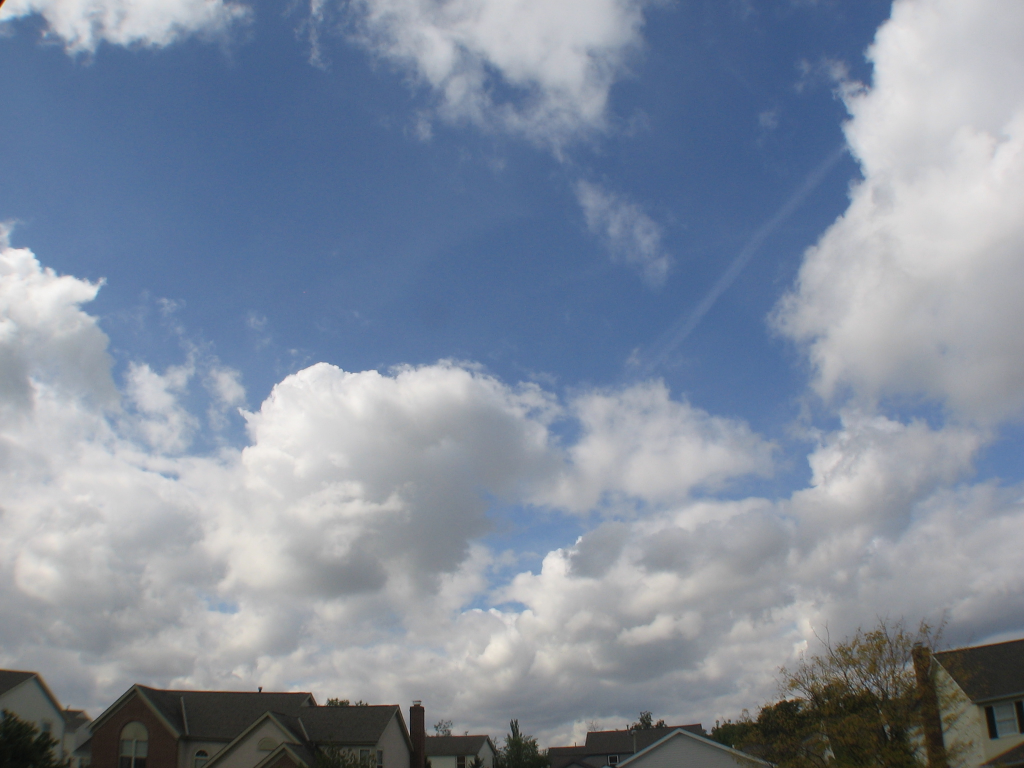
#> input picture 2013-10-01-16-17-12.jpg, 2048 x 1536 px (shown at 1/2 size)
$ python hist3.py
#> lines starting #> are read from the running program, lines starting #| are printed output that depends on the picture
#> further down, skyimg is the input picture: PIL image 2048x1536 RGB; mean R, G, B 129, 140.4, 157.3
#> in compose_histogram, `combimg = Image.new("RGB", (1920, 1080))`: combimg: PIL image 1920x1080 RGB; every value is 0
#!/usr/bin/env python
#coding:utf-8

# Introduce creating a new image and pasting other images
# into it using Image.new() and resize and paste method
# on Image object

from PIL import Image, ImageOps


def is_RGB(image):
    return image.mode == "RGB"

def get_histogram(image):
    # Histogram will only work on RGB type
    if not is_RGB(image):
        raise Exception("Not RGB mode")

    hg = image.histogram()
    # Returns a 768 member array with counts of R, G, B values
    rhg = hg[0:256]
    ghg = hg[256:512]
    bhg = hg[512:]
    return rhg, ghg, bhg


def get_RGB_split_inverted(image):
    if not is_RGB(image):
        raise Exception("Not RGB mode")

    image_r, image_g, image_b = image.split()
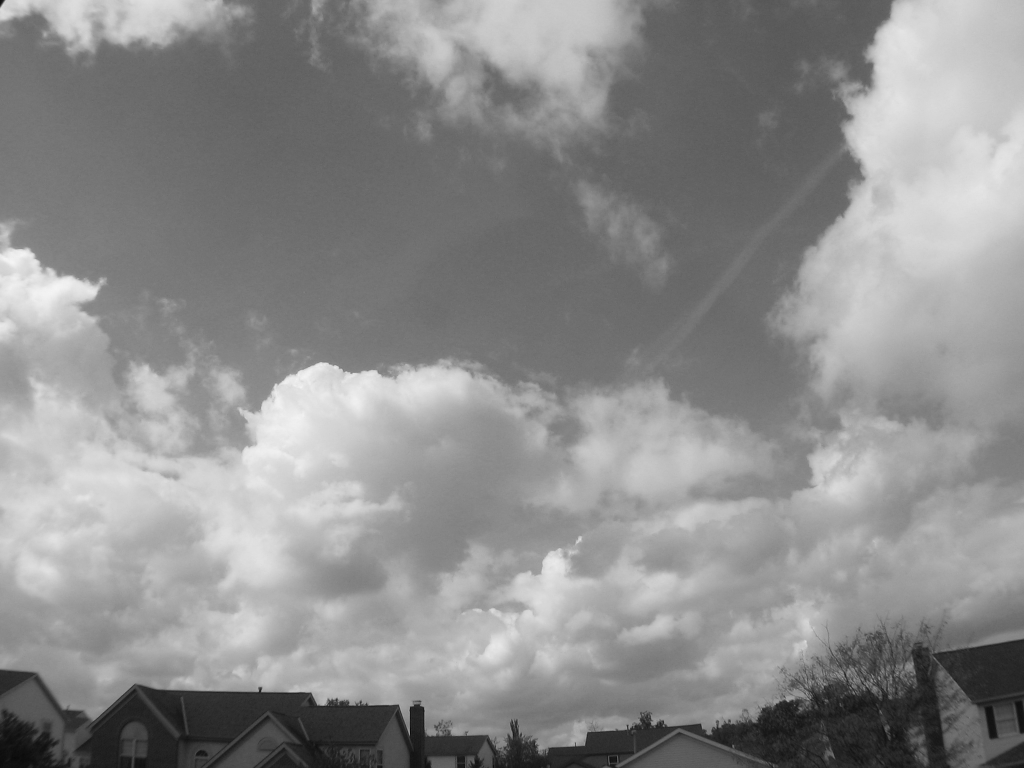
#> image_g: PIL image 2048x1536 L (shown at 1/2 size); min 0, max 246, mean 140.4
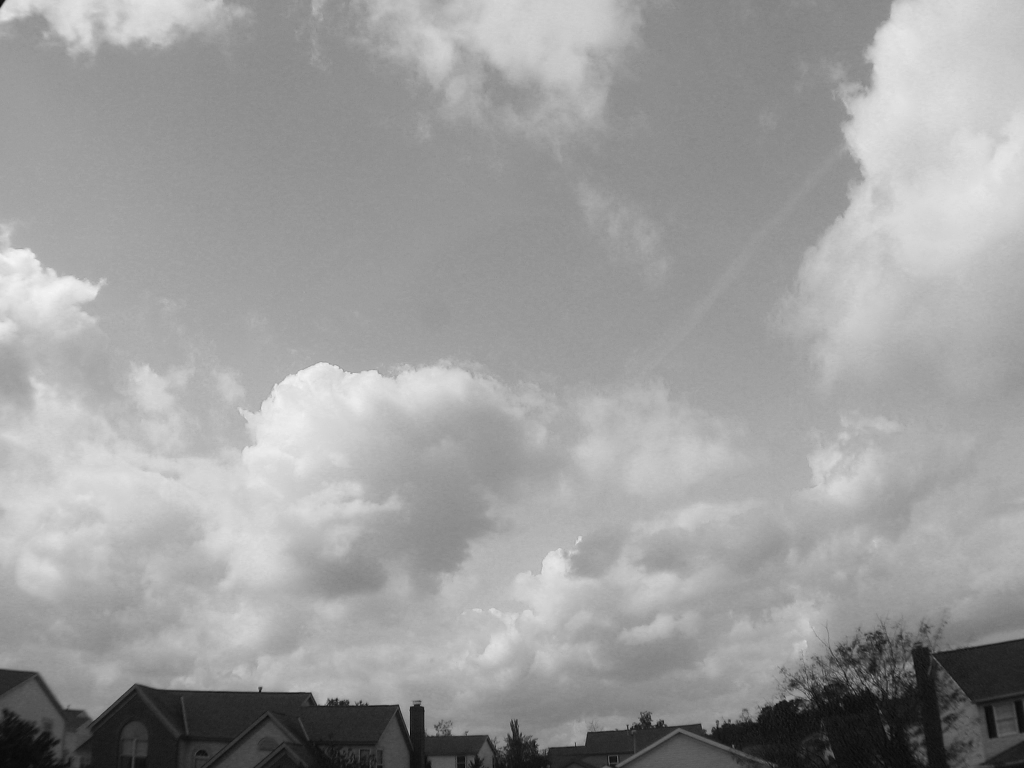
#> image_b: PIL image 2048x1536 L (shown at 1/2 size); min 0, max 246, mean 157.3
    image_rn = ImageOps.invert(image_r)
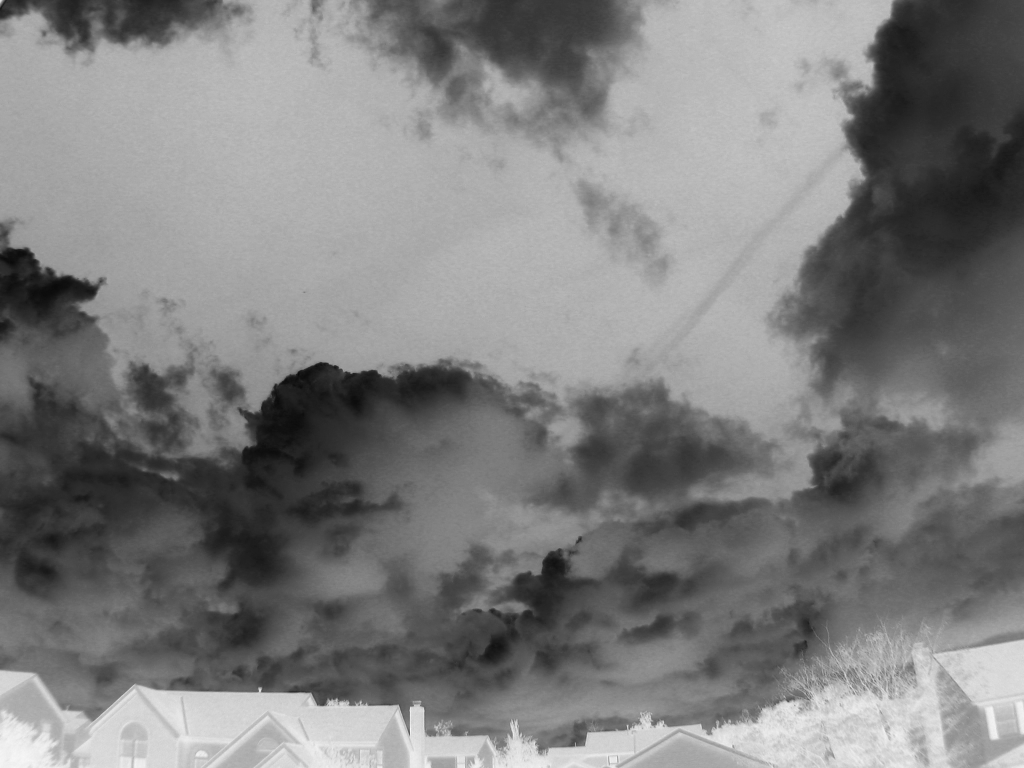
#> image_rn: PIL image 2048x1536 L (shown at 1/2 size); min 6, max 252, mean 126
    image_gn = ImageOps.invert(image_g)
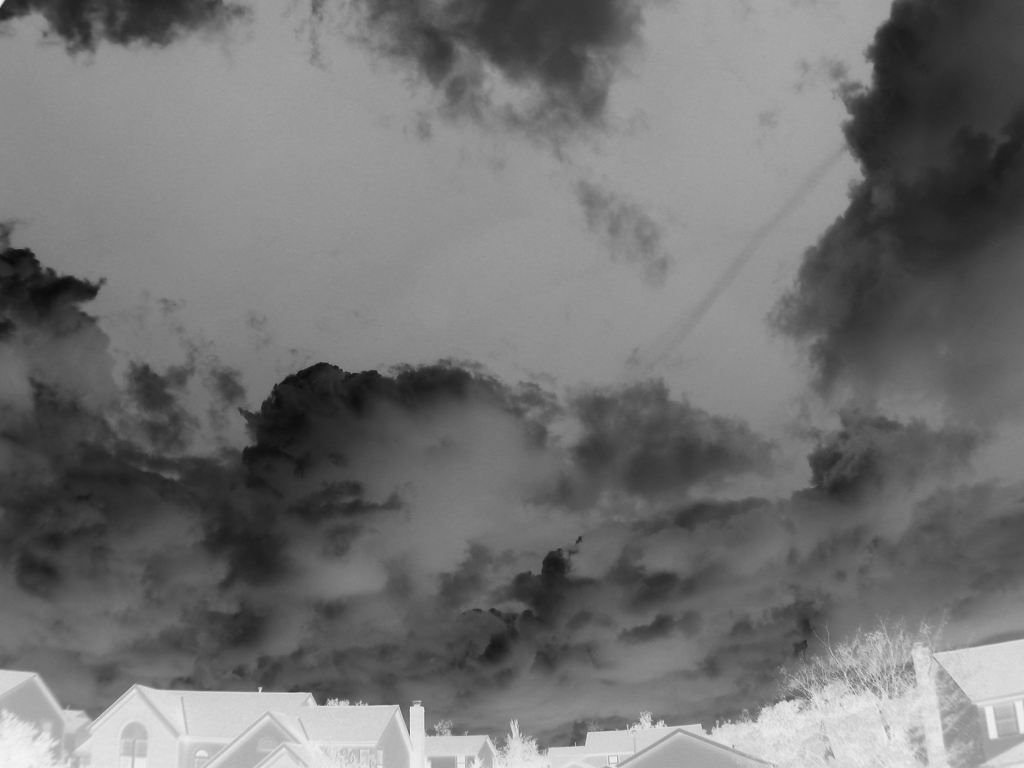
#> image_gn: PIL image 2048x1536 L (shown at 1/2 size); min 9, max 255, mean 114.6
    image_bn = ImageOps.invert(image_b)
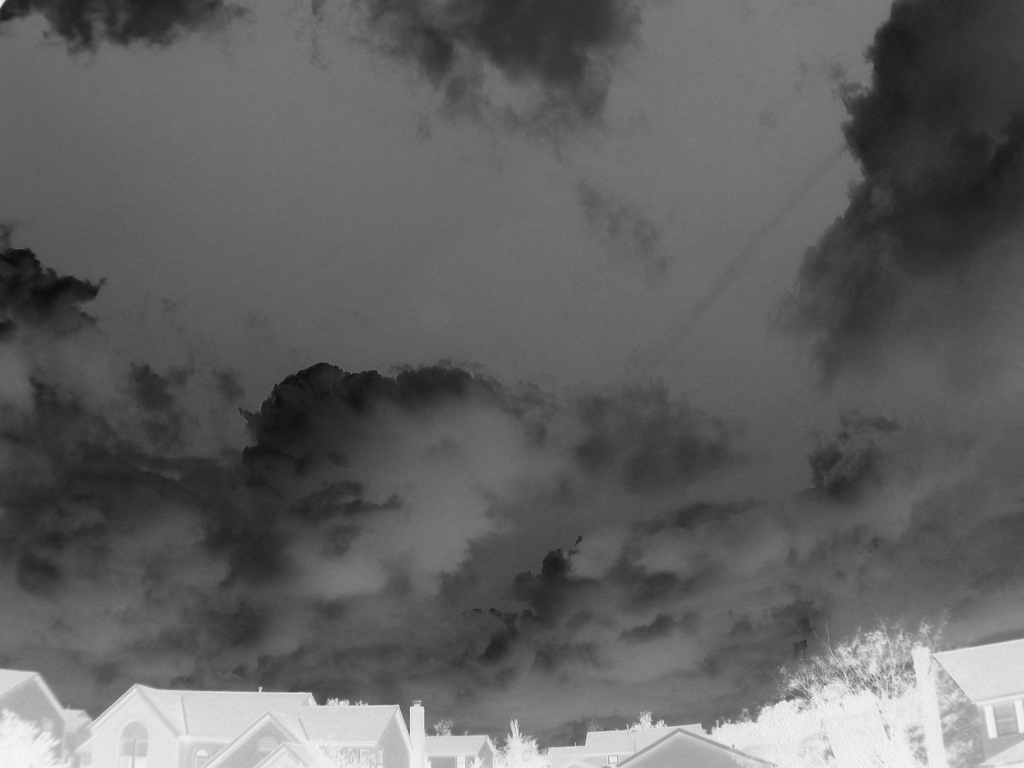
#> image_bn: PIL image 2048x1536 L (shown at 1/2 size); min 9, max 255, mean 97.7

    return image_rn, image_gn, image_bn

def compose_histogram(image):
    # Will create a 1080p picture composed of 4:3 original and R, G, B breakouts inverted
    if not is_RGB(image):
        raise Exception("Not RGB mode")

    # Create a new image of 1080p size
    combimg = Image.new("RGB", (1920, 1080))

    # Resize the main image and paste into right size
    combimg.paste(image.resize((1440, 1080)), (480, 0))

    # Get the rgb components, resize to 480x360 and stack on left
    skyimg_r, skyimg_g, skyimg_b = get_RGB_split_inverted(image)
    combimg.paste(skyimg_r.resize((480, 360)), (0, 0))
    combimg.paste(skyimg_g.resize((480, 360)), (0, 360))
    combimg.paste(skyimg_b.resize((480, 360)), (0, 720))
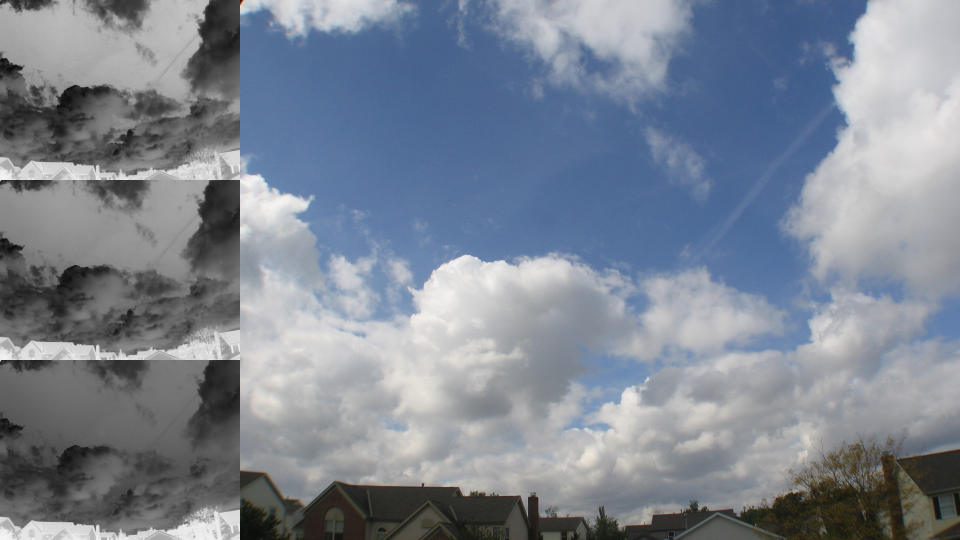
#> combimg: PIL image 1920x1080 RGB (shown at 1/2 size); mean R, G, B 125, 133.5, 146.2

    return combimg


if __name__ == '__main__':
    # Open the image
    skyimg = Image.open("2013-10-01-16-17-12.jpg")

    histimg = compose_histogram(skyimg)

    histimg.show()

    histimg.save('hist.png')
